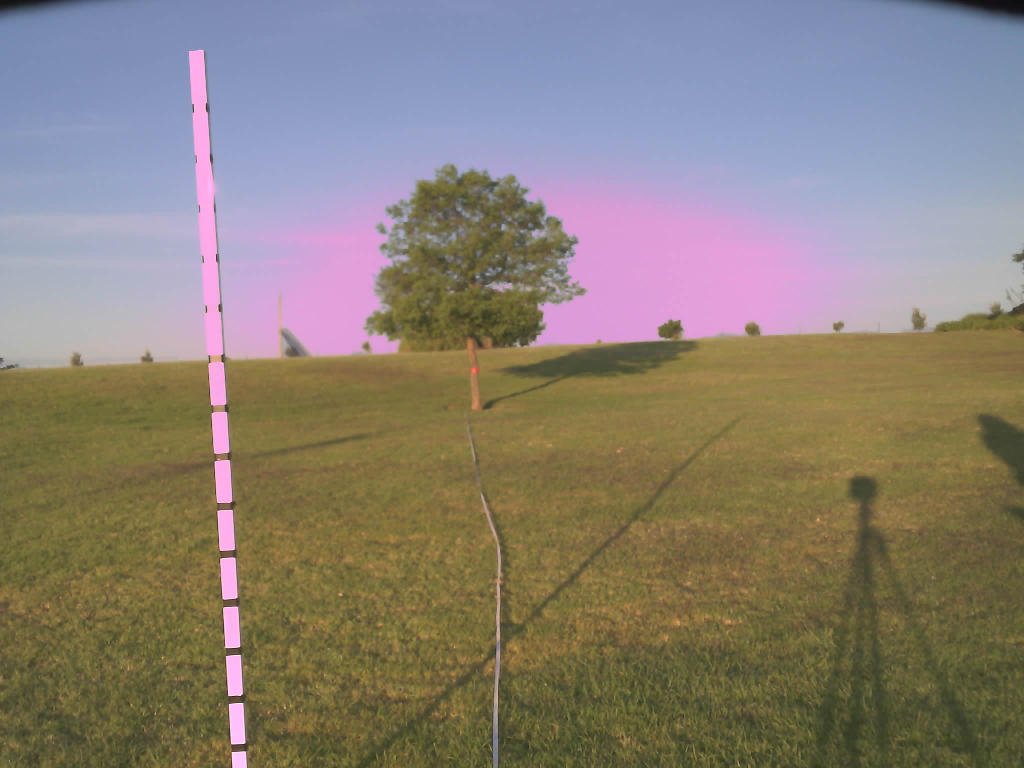
#> input picture ImageProcessing/examples/Position 1 - 20m/TreeCam1_2026-10-04_18-21-49.jpg, 2048 x 1536 px (shown at 1/2 size); its folder holds only this picture in this run
$ python -i simple_measure.py   (imports and definitions only)
#> lines starting #> are read from the running program, lines starting #| are printed output that depends on the picture; after the words box and inside, x2 and y2 are one past the last pixel; in counts of white or black regions, pixels touching at a corner belong together
#> further down, picture is the input picture: shape (1536, 2048, 3); mean B, G, R 118.6, 128.1, 137.1
# Simplest version of the tree measurement (steps 5 and 6 in one script, extras removed).
#
#   1. Crown: yoloe-26s-seg with the prompt "tree". The largest mask is kept, and its
#      top row, bottom row, left and right columns give the tree top, the crown base
#      and the crown width.
#   2. Trunk: in a strip below the crown, Gaussian blur, Lab a* channel, Otsu threshold,
#      opening and closing, then the tallest thin object. It is traced down row by row
#      against the grass in the same row to find the trunk base.
#   3. Pixels to metres: the stick's marks (100 mm apart, 2.5 m from the camera) give one
#      focal length for the camera, and size = pixels x distance / focal length.
#   4. Trunk width: 0.5 m above the trunk base, from the a* profile
#      across the trunk averaged over a block of rows, at half maximum.
#
# Left out compared with steps 5 and 6: convex hull, tape band search, Canny cross-check,
# low-leaf texture tracing, stage images, per-photo focal length and the trunk-scale method.

import csv
import os
from pathlib import Path
import cv2
import numpy as np
from ultralytics import YOLOE

# Settings
TEST_DIR = Path(r"C:\Users\tiffa\OneDrive\Documents\University\Engineering\Year 4"
                r"\Semester 2\Project 448\Project\Testing\Tree Photo Test\Analysis Images")
OUTPUT_DIR = Path(__file__).resolve().parent.parent / "output" / "simple"
STICK_DISTANCE_M = 2.5          # camera to stick
MARK_SPACING_M = 0.100          # stick marks, top to top
TAPE_HEIGHT_M, TAPE_CROWN_M, CALLIPER_TRUNK_MM = 4.0, 3.5, 121.0   # reference values
WIDTH_HEIGHT_M = 0.50           # trunk width is measured this far above the trunk base (just below the test tape band)

# The model files, including YOLOE's text encoder (mobileclip*.ts), are in ../models, and
# Ultralytics looks for them in the working folder
# [1 line not run here, left out]
# [1 line that did not run here, left out]
# [2 lines not run here, left out]


# [73 lines left out: functions find_crown, find_trunk, trace_down, half_max_width, not called in this run]


def stick_mark_spacing(img):
    """Mark spacing of the stick in pixels, from the autocorrelation of its brightness."""
    h = img.shape[0]
#> h = 1536
    bright = (cv2.cvtColor(img, cv2.COLOR_BGR2HSV)[:, :, 2] > 190).astype(np.uint8)
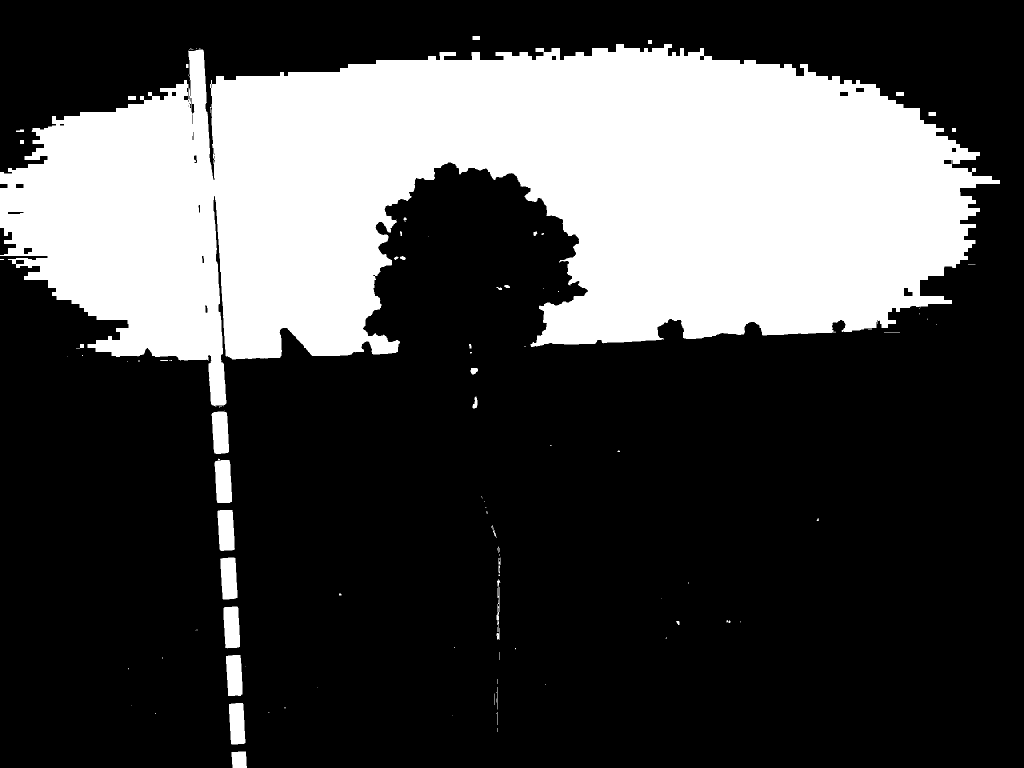
#> bright: shape (1536, 2048) (shown at 1/2 size); values 0 (black) and 1 (white), 28.2% white; 109 white regions (70 under 20 px), largest, box (x1, y1, x2, y2) and area: (0, 88, 2000, 814) 866913, (429, 920, 464, 1006) 2628, (423, 823, 458, 908) 2557
    bright[:int(0.6 * h)] = 0
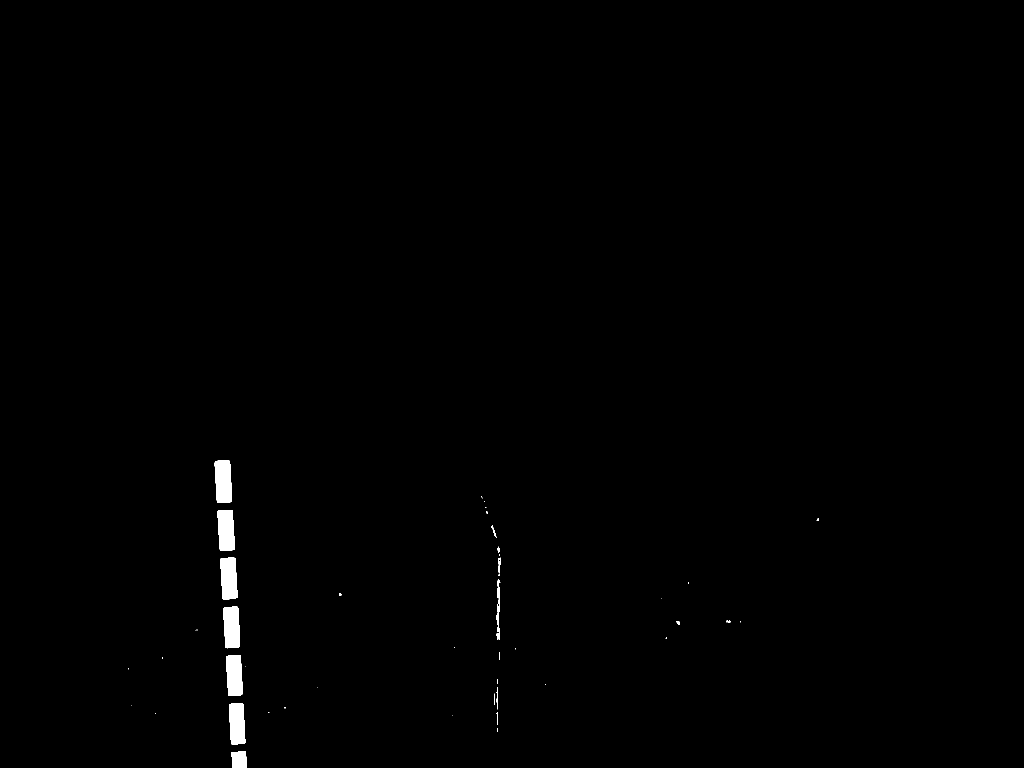
#> bright: shape (1536, 2048) (shown at 1/2 size); values 0 (black) and 1 (white), 0.53% white; 48 white regions (33 under 20 px), largest, box (x1, y1, x2, y2) and area: (429, 921, 464, 1006) 2611, (440, 1115, 475, 1199) 2508, (435, 1020, 470, 1102) 2478
    bright = cv2.morphologyEx(bright, cv2.MORPH_OPEN, np.ones((5, 5), np.uint8))
#> bright: shape (1536, 2048); values 0 (black) and 1 (white), 0.5% white; 9 white regions, largest, box (x1, y1, x2, y2) and area: (429, 921, 464, 1006) 2611, (441, 1115, 475, 1199) 2507, (435, 1020, 469, 1102) 2477
    n, labels, stats, _ = cv2.connectedComponentsWithStats(bright)
#> labels: shape (1536, 2048) int32; 10 distinct labels, from 0 to 9
#> n = 10; stats = [[0, 0, 2048, 1536, 3129871], [429, 921, 35, 85, 2611], [435, 1020, 34, 82, 2477], [441, 1115, 34, 84, 2507], [447, 1213, 33, 83, 2463], [993, 1232, 5, 8, 40], [994, 1272, 5, 6, 30], [452, 1310, 33, 82, 2405], [458, 1406, 33, 83, 2382], [463, 1503, 31, 33, 942]]
    stick = max((i for i in range(1, n) if stats[i, cv2.CC_STAT_WIDTH] > 12 and stats[i, cv2.CC_STAT_HEIGHT] > 50),
                key=lambda i: stats[i, cv2.CC_STAT_AREA])
#> stick = 1
    ys, xs = np.nonzero(labels == stick)
#> ys = 2611 values from 921 to 1005; xs = 2611 values, max 463 at index 1971, min 429 at index 112, mean 446.3
    slope, intercept = np.polyfit(ys, xs, 1)
#> slope = 0.0499; intercept = 398.3
    gray = cv2.cvtColor(img, cv2.COLOR_BGR2GRAY).astype(float)
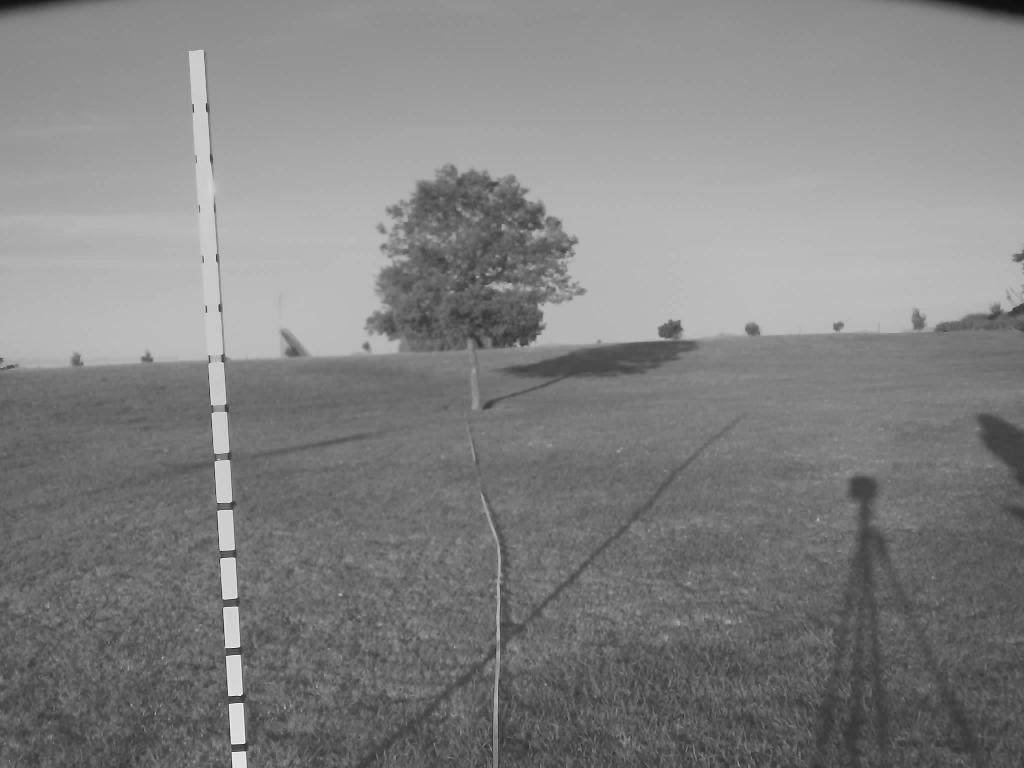
#> gray: shape (1536, 2048) float64 (shown at 1/2 size); min 6, max 252, mean 129.7
    rows = np.arange(int(0.55 * h), h - 2)
#> rows = 690 values from 844 to 1533
    profile = np.array([gray[y, int(round(slope * y + intercept)) - 3:int(round(slope * y + intercept)) + 4].mean()
                        for y in rows])
#> profile = 690 values, max 246.6 at index 370, min 11.57 at index 453, mean 192.3
    profile -= np.convolve(profile, np.ones(41) / 41, mode="same")
#> profile = 690 values, max 108.6 at index 689, min -155.1 at index 453, mean 3.15
    ac = np.correlate(profile, profile, "full")[len(profile) - 1:]
#> ac = 690 values, max 1170009.5 at index 0, min -513613.1 at index 15, mean 4281.4
    k = 40 + int(np.argmax(ac[40:200]))
#> k = 97
    k_fine = k + (ac[k - 1] - ac[k + 1]) / (2 * (ac[k - 1] - 2 * ac[k] + ac[k + 1]))   # parabola through the peak
#> k_fine = 96.86
    return k_fine * np.sqrt(1 + slope ** 2)


# One focal length for the camera, from the stick in every photo
paths = sorted(TEST_DIR.glob("*/*.jpg"))
# [1 line not run here, left out]

# Measure every photo in pixels
rows = []
# [32 lines not run here, left out]

positions = sorted({r["position"] for r in rows})
mean = lambda key, p: np.mean([r[key] for r in rows if r["position"] == p])
spread = lambda key, p: np.ptp([r[key] for r in rows if r["position"] == p])
# [8 lines not run here, left out]
d = [mean("distance_m", p) for p in positions]
# [2 lines not run here, left out]

>>> import cv2
>>> picture = cv2.imread('../examples/Position 1 - 20m/TreeCam1_2026-10-04_18-21-49.jpg')
>>> result = stick_mark_spacing(picture)
#> result = 96.98
